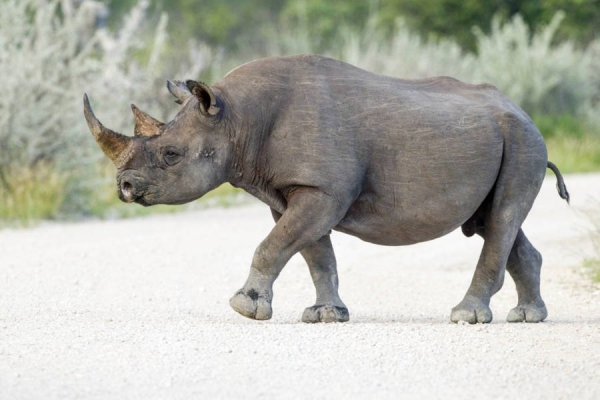
#> input picture Codes_for_Computer_Vision/lion.jpg, 600 x 400 px
$ python DFT.py
#> lines starting #> are read from the running program, lines starting #| are printed output that depends on the picture
import cv2

import numpy as np

import matplotlib.pyplot as plt


origin_img = cv2.imread('lion.jpg', 0).astype(np.float32) # gray scale
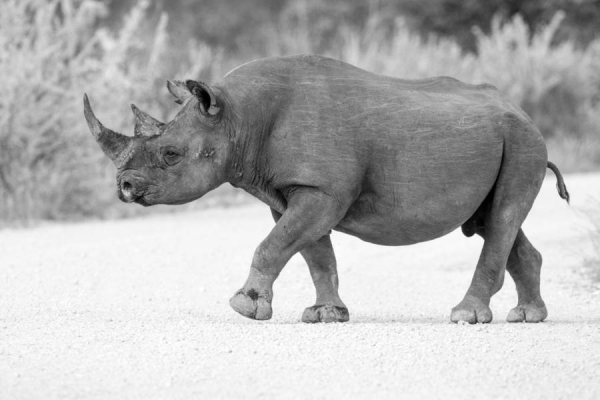
#> origin_img: shape (400, 600) float32; min 0, max 255, mean 177.6

origin_img = origin_img / 255


# DFT

fft = cv2.dft(origin_img, flags=cv2.DFT_COMPLEX_OUTPUT)


# spectrum visualization

shifted = np.fft.fftshift(fft, axes=[0,1])

magnitude = cv2.magnitude(shifted[:,:,0], shifted[:,:,1])

magnitude = np.log(magnitude)
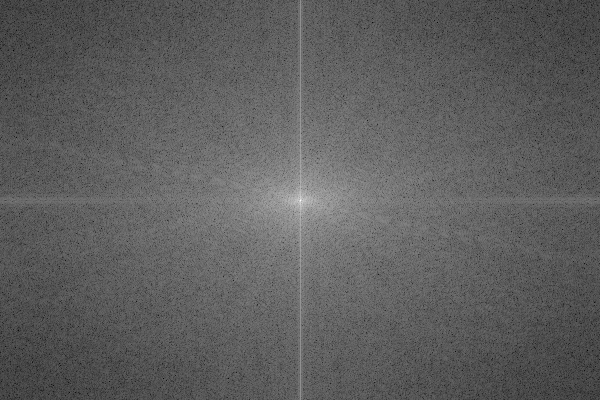
#> magnitude: shape (400, 600) float32; min -4.17, max 12.03, mean 1.83; drawn with min black and max white


plt.figure(figsize=(8,2))

plt.subplot(131)

plt.axis('off')

plt.title('origin_img')

plt.imshow(origin_img, cmap='gray')

plt.subplot(132)

plt.axis('off')

plt.title('magnitude')

plt.imshow(magnitude, cmap='gray')

plt.tight_layout()
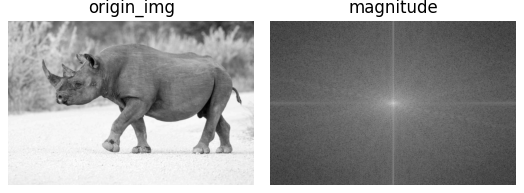
#> figure drawn by matplotlib, 2 panels

$ run again, with Codes_for_Computer_Vision/1.jpg copied over Codes_for_Computer_Vision/lion.jpg
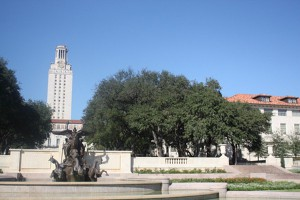
#> input picture Codes_for_Computer_Vision/1.jpg, 300 x 200 px
#> `magnitude = np.log(magnitude)`:
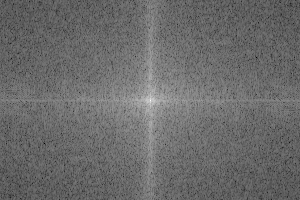
#> magnitude: shape (200, 300) float32; min -3.69, max 10.37, mean 2.23; drawn with min black and max white
#> `plt.tight_layout()`:
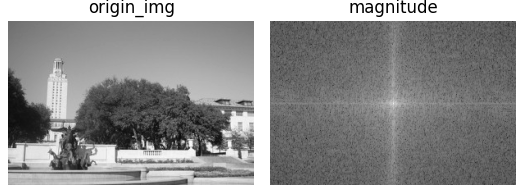
#> figure drawn by matplotlib, 2 panels

$ run again, with Codes_for_Computer_Vision/2.jpg copied over Codes_for_Computer_Vision/lion.jpg
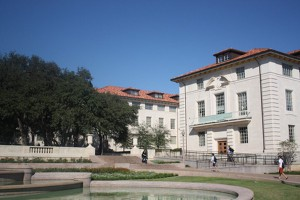
#> input picture Codes_for_Computer_Vision/2.jpg, 300 x 200 px
#> `magnitude = np.log(magnitude)`:
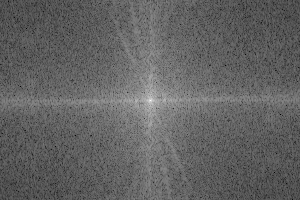
#> magnitude: shape (200, 300) float32; min -3.03, max 10.21, mean 2.12; drawn with min black and max white
#> `plt.tight_layout()`:
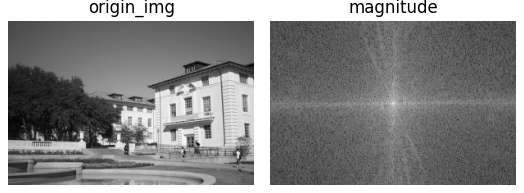
#> figure drawn by matplotlib, 2 panels

$ run again, with Codes_for_Computer_Vision/circles.jpg copied over Codes_for_Computer_Vision/lion.jpg
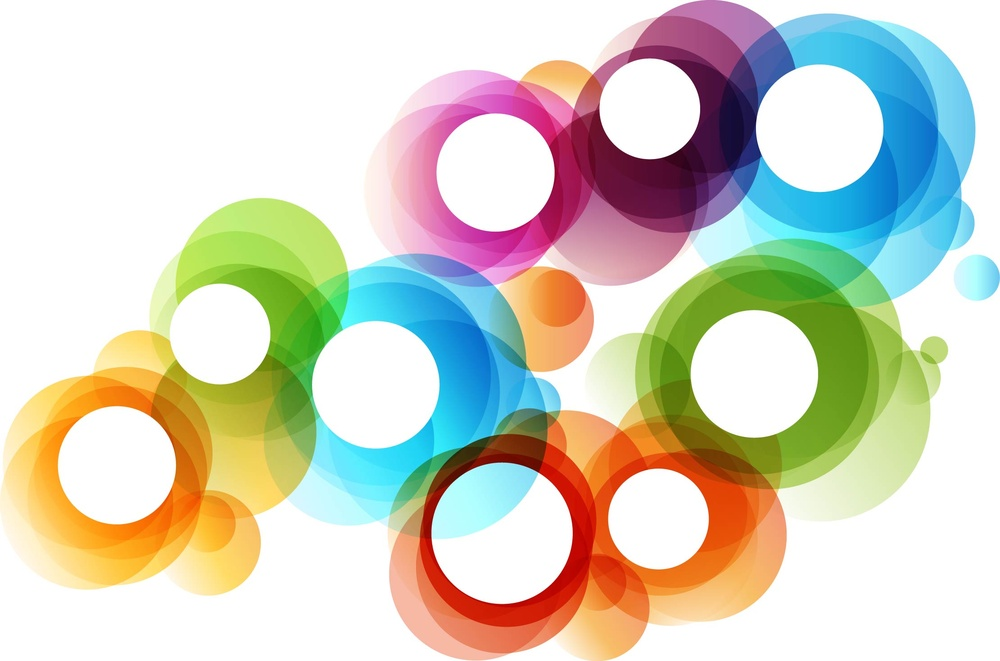
#> input picture Codes_for_Computer_Vision/circles.jpg, 1000 x 661 px, shrunk from 2221 x 1467 before the run
#> `magnitude = np.log(magnitude)`:
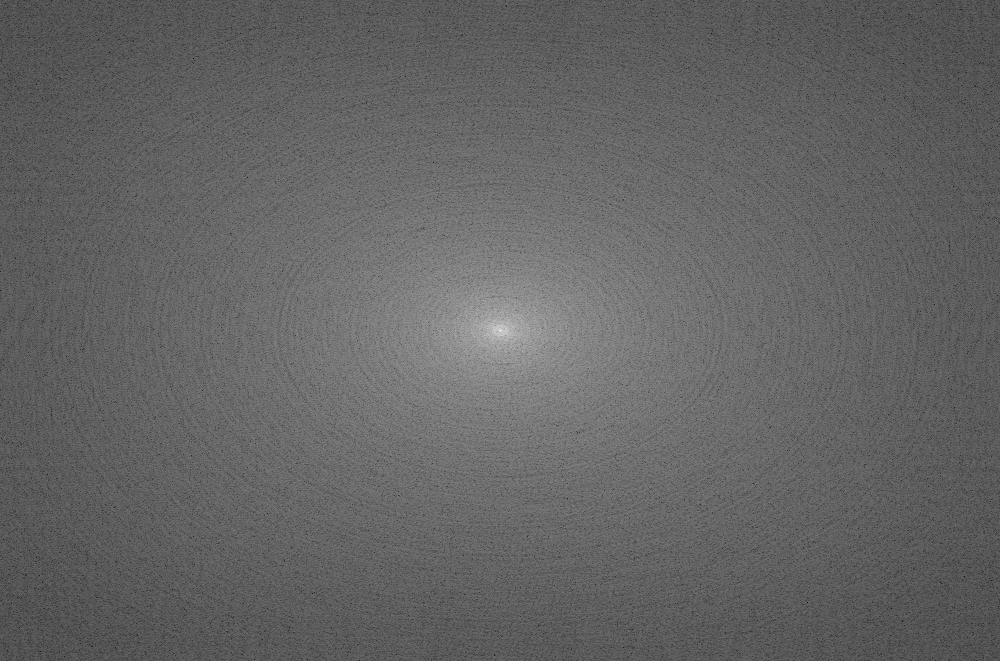
#> magnitude: shape (661, 1000) float32; min -4.74, max 13.2, mean 2.33; drawn with min black and max white
#> `plt.tight_layout()`:
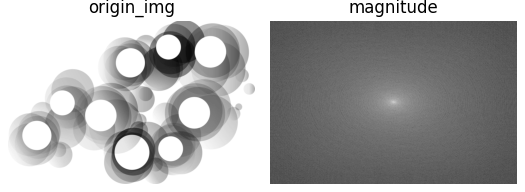
#> figure drawn by matplotlib, 2 panels
